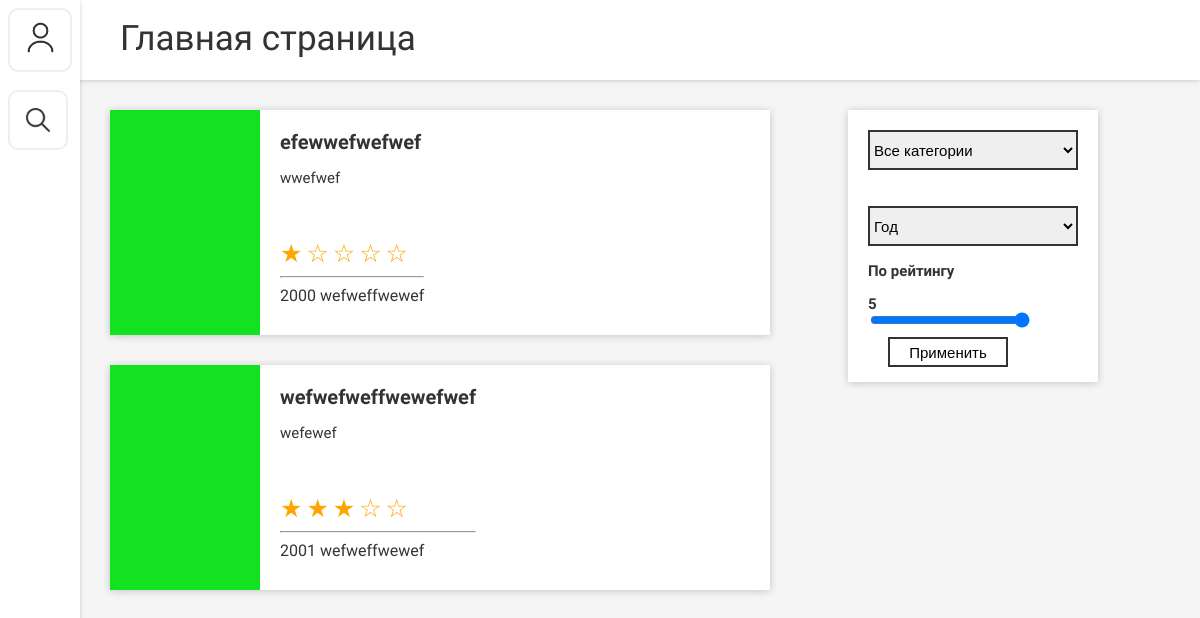
The page / on the database its author committed.
### film_app/models.py (models this page shows)
class Film(models.Model):
    title = models.CharField(max_length=50, db_index=True, blank=False, verbose_name='Название фильма')
    slug = models.SlugField(unique=True, blank=False, db_index=True, verbose_name='URL')
    cat = models.ForeignKey('Category', blank=False, on_delete=models.CASCADE, verbose_name='Категория')
    photo = models.ImageField(upload_to='film_photo/%Y/%m/%d/', blank=False,
                              validators=[photo_resolution_validator], verbose_name='Постер')
    video = models.FileField(upload_to='film_video/%Y/%m/%d/', blank=True, verbose_name='Трейлер')
    description = models.TextField(blank=False, verbose_name='Описание')
    year = models.IntegerField(blank=False, validators=[year_of_film_release_validator], verbose_name='Год выпуска')
    grade = models.IntegerField(blank=True, default=1, verbose_name='Оценка',
                                validators=[
                                    MinValueValidator(1),
                                    MaxValueValidator(5),
                                ])

class Category(models.Model):
    title = models.CharField(max_length=50, blank=False, verbose_name='Категория')
    slug = models.SlugField(unique=True, blank=False, db_index=True, verbose_name='URL')
    def __str__(self):
        return self.title

### film_app/views.py (the view)
# urls.py: path('', views.main_page, name='main_page'),
def main_page(request):
    filters_ = filters(request, Film, (SortedByCatForm, SortedByRatingForm))
    return render(request, 'main_page.html', {
        'form_search': SearchForm(request.GET),
        'all_film': filters_ if filters_ else Film.objects.all(),
        'category_form': SortedByCatForm(request.GET),
        'grade_form': SortedByRatingForm(request.GET),
    })

### film_app/forms.py
class SearchForm(forms.Form):
    search = forms.CharField(
        required=False,
        label='',
        widget=forms.TextInput(
            attrs={'class': 'search-form'}))

class SortedByCatForm(forms.ModelForm):
    title = forms.ModelChoiceField(
        required=False,
        label='',
        empty_label='Все категории',
        queryset=Category.objects.all(),
        widget=forms.Select(
            attrs={'class': 'category_sorted'}))
    class Meta:
        model = Category
        fields = ['title']

### film_app/service.py (called while the page is built)
def filters(request, model, form_cat):
    if request.method == 'GET':
        if request.GET.get('cat_select_id') == 'CatSelect':
            return sorted_by_category(request, model, form_cat)
        elif request.GET.get('grade_id') == 'Grade':
            return sort_by_rating(request, model, form_cat)
        elif request.GET.get('asc_desc_id') == 'AscDesc':
            return sort_by_year(request, model)

### film_app/templates/main_page.html (shortened to what this page needs)
{% extends 'base/base.html' %}
{% load static %}
{% block title %}Главная страница{% endblock %}
{% block content %}
<link rel="stylesheet" href="{% static 'css/main_page.css' %}">
<link rel="stylesheet" href="{% static 'css/responsive/main_page_responsive.css' %}">
<div class="films-container">
    {% for film in all_film %}
        <div class="film">
            {% if film.photo %}
                <img class='photo' src="{{ film.photo.url }}">
            {% endif %}
            <div class="info">
                <a href="{% url 'show_film' film.slug %}" class="title">{{ film.title }}</a>
                <p class="description">{{ film.description|truncatechars:300  }}</p>
                <div class="grade">
                    {% for star in "12345"|make_list %}
                        {% if star|add:0 <= film.grade %}
                            <span class="star">★</span>
                        {% else %}
                            <span class="star">☆</span>
                        {% endif %}
                    {% endfor %}
                </div>
                <hr>
                <span>{{ film.year }}</span> <span>{{ film.cat.title }}</span>
            </div>
        </div>
    {% endfor %}
</div>
<div class="filters-container">
    <form method="get" id="CatSelect" oninput="updatePage('CatSelect')">
        {{ category_form }}
    </form>
    <form  method="GET" id="AscDesc" oninput="updatePage('AscDesc')">
        <select class='year_sorted' name="sort" required>
            <option value="" disabled selected>Год
            <option value="asc">По возрастанию года</option>
        </select>
    </form>
    <form class='rating' method="get" id="Grade">
        <p class="rating-title">По рейтингу</p>
        <span class='range-value' id="rangeValue"></span>
        {{ grade_form }}
        <button class='button-rating' type="submit">Применить</button>
    </form>
</div>
{% endblock %}

### film_app/static/css/main_page.css (style rules this page uses)
.film { background-color: #ffffff; }
.title { font-weight: bold; text-decoration: none; }
.description { overflow: hidden; }
.star { color: orange; }
.filters-container { background-color: #ffffff; }
.rating { font-weight: bold; }
.button-rating { background-color: #ffffff; }

### film_app/static/css/responsive/main_page_responsive.css (style rules this page uses)
@media (min-width: 1200px) { .films-container { width: 60%; margin-left: 80px; } }
@media (min-width: 1200px) { .film { display: flex; margin: 30px; box-shadow: 0px 1px 8px rgba(0, 0, 0, 0.2); } }
@media (min-width: 1200px) { .photo { width: 200px; } }
@media (min-width: 1200px) { .info { padding: 20px; } }
@media (min-width: 1200px) { .title { font-size: 20px; color: #333333; } }
@media (min-width: 1200px) { .description { height: 120px; } }
@media (min-width: 1200px) { .star { font-size: 25px; } }
@media (min-width: 1200px) { .filters-container { width: 26.5%; height: 40%; box-shadow: 0px 1px 8px rgba(0, 0, 0, 0.2); margin: 30px 0 0 55px; } }
@media (min-width: 1200px) { .year_sorted, .category_sorted { width: 90%; height: 40px; margin: 20px 0 0 20px; border: 2px solid #333333; font-size: 15px; } }
@media (min-width: 1200px) { .rating_sorted { height: 10px; width: 60%; } }
@media (min-width: 1200px) { .rating { margin-left: 20px; font-size: 20px; } }
@media (min-width: 1200px) { .button-rating { width: 120px; height: 30px; margin-top: 10px; font-size: 15px; border: 2px solid #333333; } }
@media (min-width: 992px) and (max-width: 1200px) { .films-container { width: 60%; margin-left: 80px; } }
@media (min-width: 992px) and (max-width: 1200px) { .film { display: flex; margin: 30px; box-shadow: 0px 1px 8px rgba(0, 0, 0, 0.2); } }
@media (min-width: 992px) and (max-width: 1200px) { .photo { width: 150px; } }
@media (min-width: 992px) and (max-width: 1200px) { .info { padding: 20px; } }
@media (min-width: 992px) and (max-width: 1200px) { .title { font-size: 20px; color: #333333; } }
@media (min-width: 992px) and (max-width: 1200px) { .description { height: 55px; font-size: 15px; } }
@media (min-width: 992px) and (max-width: 1200px) { .star { font-size: 25px; } }
@media (min-width: 992px) and (max-width: 1200px) { .filters-container { width: 250px; height: 40%; box-shadow: 0px 1px 8px rgba(0, 0, 0, 0.2); margin: 30px 0 0 4%; } }
@media (min-width: 992px) and (max-width: 1200px) { .year_sorted, .category_sorted { width: 210px; height: 40px; margin: 20px 0 0 20px; border: 2px solid #333333; font-size: 15px; } }
@media (min-width: 992px) and (max-width: 1200px) { .rating_sorted { height: 10px; width: 160px; } }
@media (min-width: 992px) and (max-width: 1200px) { .rating { margin-left: 20px; font-size: 15px; } }
@media (min-width: 992px) and (max-width: 1200px) { .button-rating { width: 120px; height: 30px; margin: 10px 0 0 20px; font-size: 15px; border: 2px solid #333333; } }

### rows shown on the page
Film: photo (picture), title "efewwefwefwef", description "wwefwef", grade 1 (drawn), year "2000", cat "wefweffwewef"
Film: photo (picture), title "wefwefweffwewefwef", description "wefewef", grade 3 (drawn), year "2001", cat "wefweffwewef"
Category: title "Все категории"
